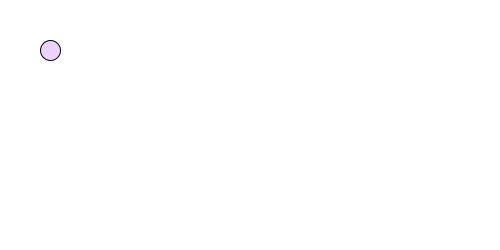
Frame 1 (no input)
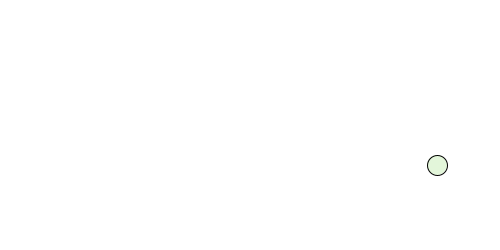
Frame 60 (the mouse pressed at the canvas centre just before this capture)
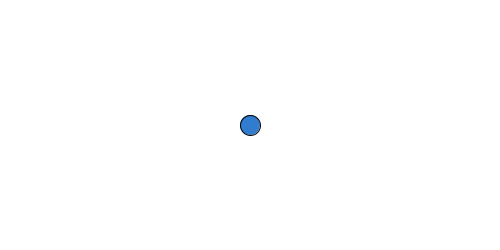
Frame 120 (the mouse held since frame 60 and released just before this capture)

The Processing sketch that drew these frames (run headless with seeded random() and noise(); from frame 60 on, the mouse is pressed at the canvas centre):

// Processing sketch: processing_127554
// ── processing_127554.pde

// Francisca Jara
// 09/01/2014
// Project: Catch ball
int x = 50;        // variables
int y = 50;
 
int dx = 9;        // velocity (9,5)
int dy = 5;
 
void setup() {  //setup function called initially, only once
  size(500, 250);
  background(255);  //set background white
 
}
 
void draw() {  //draw function loops
   
  background(255);
   
  fill(random(255), random(255), random(255), random(255));
  ellipse(x,y,20,20);
  x = x + dx;
  y = y + dy;
   
   
  if (mousePressed){
      x = mouseX;
      y = mouseY;
  }
   
   
   
   
   
  if (x > 500) {        // X axis collision
      dx = -9;
  }
  else if (x < 0) {
      dx = 9;
  }
   
  if (y > 250)  {      // Y axis collision
      dy *= -1;        // the same as dy = dy*(-1)
  }
  else if (y < 0) {
      dy *= -1;
  }
}
